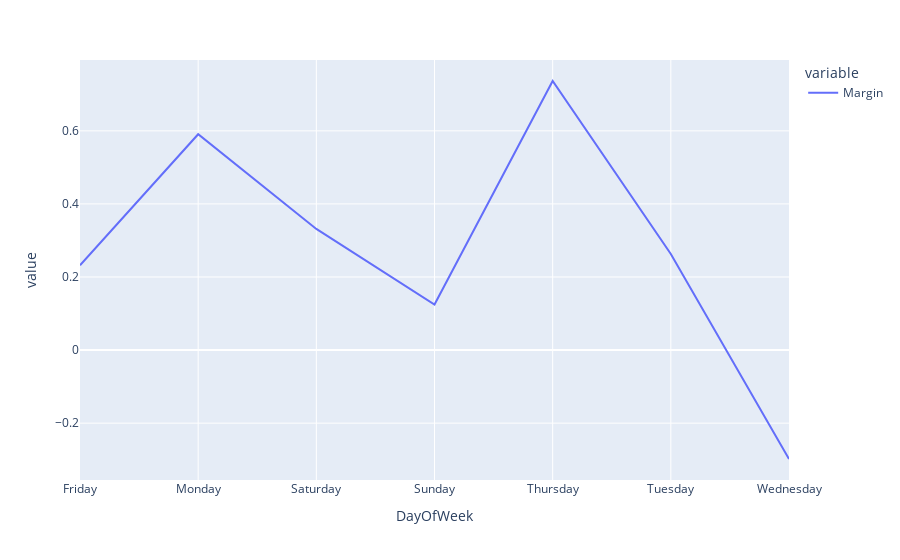

Notebook code cell kept with this figure:
### Code cell
margins_with_dates.plot()

### Figure 1 — Plotly figure (JSON) as saved in the notebook; plotly's stock layout.template omitted (floating-point values rounded to 4 significant figures)
{"data": [{"hovertemplate": "variable=Margin<br>DayOfWeek=%{x}<br>value=%{y}<extra></extra>", "legendgroup": "Margin", "line": {"color": "#636efa", "dash": "solid"}, "marker": {"symbol": "circle"}, "mode": "lines", "name": "Margin", "orientation": "v", "showlegend": true, "type": "scatter", "x": ["Friday", "Monday", "Saturday", "Sunday", "Thursday", "Tuesday", "Wednesday"], "xaxis": "x", "y": [0.2319, 0.5908, 0.3316, 0.1248, 0.7365, 0.263, -0.2981], "yaxis": "y"}], "layout": {"legend": {"title": {"text": "variable"}, "tracegroupgap": 0}, "margin": {"t": 60}, "xaxis": {"anchor": "y", "domain": [0, 1], "title": {"text": "DayOfWeek"}}, "yaxis": {"anchor": "x", "domain": [0, 1], "title": {"text": "value"}}}}
